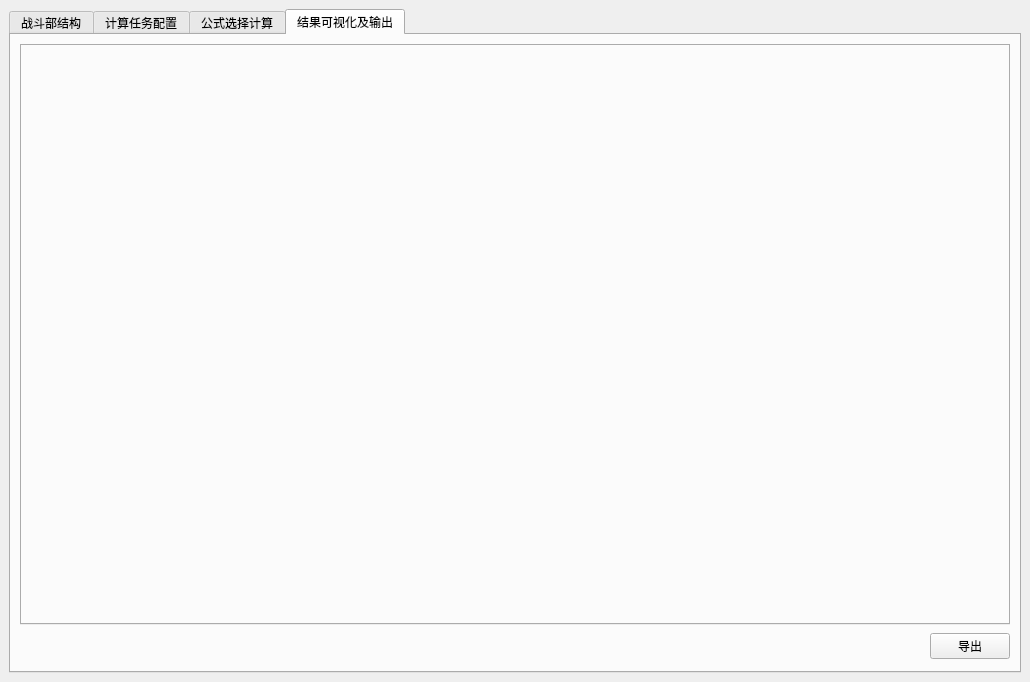
<?xml version="1.0" encoding="UTF-8"?>
<ui version="4.0">
 <class>PowerAnalysisWnd</class>
 <widget class="QMainWindow" name="PowerAnalysisWnd">
  <property name="geometry">
   <rect>
    <x>0</x>
    <y>0</y>
    <width>1030</width>
    <height>682</height>
   </rect>
  </property>
  <property name="windowTitle">
   <string>威力分析</string>
  </property>
  <property name="styleSheet">
   <string notr="true">font: 75 12pt &quot;微软雅黑&quot;;</string>
  </property>
  <widget class="QWidget" name="centralwidget">
   <layout class="QVBoxLayout" name="verticalLayout">
    <item>
     <widget class="QTabWidget" name="tabWidget">
      <property name="currentIndex">
       <number>3</number>
      </property>
      <widget class="QWidget" name="tab">
       <attribute name="icon">
        <iconset resource="Resources/poweranalysis.qrc">
         <normaloff>:/image/warhead</normaloff>:/image/warhead</iconset>
       </attribute>
       <attribute name="title">
        <string>战斗部结构</string>
       </attribute>
       <layout class="QVBoxLayout" name="verticalLayout_4">
        <item>
         <layout class="QHBoxLayout" name="horizontalLayout_2">
          <item>
           <widget class="QLabel" name="label_2">
            <property name="text">
             <string>战斗部模型</string>
            </property>
           </widget>
          </item>
          <item>
           <widget class="QLineEdit" name="lineEdit_2">
            <property name="enabled">
             <bool>true</bool>
            </property>
           </widget>
          </item>
          <item>
           <widget class="QToolButton" name="toolButton_select_2">
            <property name="text">
             <string>选择</string>
            </property>
           </widget>
          </item>
         </layout>
        </item>
        <item>
         <widget class="QWidget" name="widget" native="true">
          <property name="sizePolicy">
           <sizepolicy hsizetype="Expanding" vsizetype="Expanding">
            <horstretch>0</horstretch>
            <verstretch>0</verstretch>
           </sizepolicy>
          </property>
         </widget>
        </item>
        <item>
         <widget class="QWidget" name="widget_select" native="true">
          <layout class="QVBoxLayout" name="verticalLayout_3">
           <property name="leftMargin">
            <number>0</number>
           </property>
           <property name="topMargin">
            <number>0</number>
           </property>
           <property name="rightMargin">
            <number>0</number>
           </property>
           <property name="bottomMargin">
            <number>0</number>
           </property>
          </layout>
         </widget>
        </item>
       </layout>
      </widget>
      <widget class="QWidget" name="tab_2">
       <attribute name="icon">
        <iconset resource="Resources/poweranalysis.qrc">
         <normaloff>:/image/task</normaloff>:/image/task</iconset>
       </attribute>
       <attribute name="title">
        <string>计算任务配置</string>
       </attribute>
       <layout class="QVBoxLayout" name="verticalLayout_5">
        <item>
         <widget class="QTabWidget" name="tabWidget_2"/>
        </item>
       </layout>
      </widget>
      <widget class="QWidget" name="tab_3">
       <attribute name="icon">
        <iconset resource="Resources/poweranalysis.qrc">
         <normaloff>:/image/formula</normaloff>:/image/formula</iconset>
       </attribute>
       <attribute name="title">
        <string>公式选择计算</string>
       </attribute>
       <layout class="QVBoxLayout" name="verticalLayout_6">
        <item>
         <widget class="QTabWidget" name="tabWidget_3"/>
        </item>
        <item>
         <layout class="QHBoxLayout" name="_5">
          <property name="spacing">
           <number>6</number>
          </property>
          <property name="leftMargin">
           <number>0</number>
          </property>
          <property name="topMargin">
           <number>0</number>
          </property>
          <property name="rightMargin">
           <number>0</number>
          </property>
          <property name="bottomMargin">
           <number>0</number>
          </property>
          <item>
           <spacer>
            <property name="orientation">
             <enum>Qt::Horizontal</enum>
            </property>
            <property name="sizeHint" stdset="0">
             <size>
              <width>131</width>
              <height>31</height>
             </size>
            </property>
           </spacer>
          </item>
          <item>
           <widget class="QPushButton" name="pushButton_Count">
            <property name="text">
             <string>计算</string>
            </property>
           </widget>
          </item>
         </layout>
        </item>
       </layout>
      </widget>
      <widget class="QWidget" name="tab_4">
       <attribute name="icon">
        <iconset resource="Resources/poweranalysis.qrc">
         <normaloff>:/image/result</normaloff>:/image/result</iconset>
       </attribute>
       <attribute name="title">
        <string>结果可视化及输出</string>
       </attribute>
       <layout class="QVBoxLayout" name="verticalLayout_11">
        <item>
         <widget class="QTabWidget" name="tabWidget_4"/>
        </item>
        <item>
         <layout class="QHBoxLayout" name="_3">
          <property name="spacing">
           <number>6</number>
          </property>
          <property name="leftMargin">
           <number>0</number>
          </property>
          <property name="topMargin">
           <number>0</number>
          </property>
          <property name="rightMargin">
           <number>0</number>
          </property>
          <property name="bottomMargin">
           <number>0</number>
          </property>
          <item>
           <spacer>
            <property name="orientation">
             <enum>Qt::Horizontal</enum>
            </property>
            <property name="sizeHint" stdset="0">
             <size>
              <width>131</width>
              <height>31</height>
             </size>
            </property>
           </spacer>
          </item>
          <item>
           <widget class="QPushButton" name="pushButton_Count_3">
            <property name="text">
             <string>导出</string>
            </property>
           </widget>
          </item>
         </layout>
        </item>
       </layout>
      </widget>
     </widget>
    </item>
   </layout>
  </widget>
 </widget>
 <resources>
  <include location="Resources/poweranalysis.qrc"/>
  <include location="Resources/poweranalysis.qrc"/>
 </resources>
 <connections/>
</ui>
